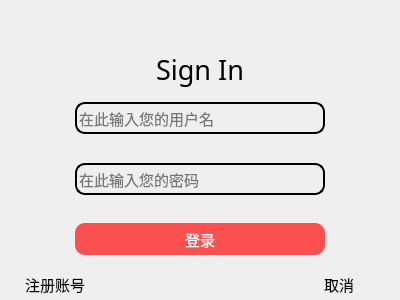
<?xml version="1.0" encoding="UTF-8"?>
<ui version="4.0">
 <class>LoginDialog</class>
 <widget class="QDialog" name="LoginDialog">
  <property name="geometry">
   <rect>
    <x>0</x>
    <y>0</y>
    <width>400</width>
    <height>300</height>
   </rect>
  </property>
  <property name="minimumSize">
   <size>
    <width>400</width>
    <height>300</height>
   </size>
  </property>
  <property name="maximumSize">
   <size>
    <width>400</width>
    <height>300</height>
   </size>
  </property>
  <property name="font">
   <font>
    <family>楷体</family>
    <pointsize>11</pointsize>
   </font>
  </property>
  <property name="windowTitle">
   <string>LivePlayer</string>
  </property>
  <property name="windowIcon">
   <iconset>
    <normaloff>Res/Player.ico</normaloff>Res/Player.ico</iconset>
  </property>
  <property name="styleSheet">
   <string notr="true"/>
  </property>
  <layout class="QGridLayout" name="gridLayout">
   <property name="leftMargin">
    <number>0</number>
   </property>
   <property name="topMargin">
    <number>0</number>
   </property>
   <property name="rightMargin">
    <number>0</number>
   </property>
   <property name="bottomMargin">
    <number>0</number>
   </property>
   <property name="spacing">
    <number>0</number>
   </property>
   <item row="3" column="0">
    <widget class="QWidget" name="widget_4" native="true">
     <layout class="QHBoxLayout" name="horizontalLayout_3">
      <item>
       <spacer name="horizontalSpacer_5">
        <property name="orientation">
         <enum>Qt::Horizontal</enum>
        </property>
        <property name="sizeHint" stdset="0">
         <size>
          <width>57</width>
          <height>20</height>
         </size>
        </property>
       </spacer>
      </item>
      <item>
       <widget class="QPushButton" name="btnLogin">
        <property name="minimumSize">
         <size>
          <width>250</width>
          <height>32</height>
         </size>
        </property>
        <property name="focusPolicy">
         <enum>Qt::NoFocus</enum>
        </property>
        <property name="styleSheet">
         <string notr="true">QPushButton
{color: rgb(255, 255, 255);
border-radius:10px;
background-color: rgba(255, 0, 0,170);
font: 11pt &quot;幼圆&quot;; 
}

QPushButton:hover
{color: rgb(255, 255, 255);
border-radius:10px;
background-color: rgba(0, 170, 0,170);
}

</string>
        </property>
        <property name="text">
         <string>登录</string>
        </property>
        <property name="autoDefault">
         <bool>false</bool>
        </property>
        <property name="flat">
         <bool>false</bool>
        </property>
       </widget>
      </item>
      <item>
       <spacer name="horizontalSpacer_6">
        <property name="orientation">
         <enum>Qt::Horizontal</enum>
        </property>
        <property name="sizeHint" stdset="0">
         <size>
          <width>57</width>
          <height>20</height>
         </size>
        </property>
       </spacer>
      </item>
     </layout>
    </widget>
   </item>
   <item row="2" column="0">
    <widget class="QWidget" name="widgetEdtPwd" native="true">
     <layout class="QHBoxLayout" name="horizontalLayout_2">
      <item>
       <spacer name="horizontalSpacer_3">
        <property name="orientation">
         <enum>Qt::Horizontal</enum>
        </property>
        <property name="sizeHint" stdset="0">
         <size>
          <width>57</width>
          <height>20</height>
         </size>
        </property>
       </spacer>
      </item>
      <item>
       <widget class="QLineEdit" name="edtPwd">
        <property name="minimumSize">
         <size>
          <width>250</width>
          <height>32</height>
         </size>
        </property>
        <property name="styleSheet">
         <string notr="true">QLineEdit
{
font: 9pt &quot;幼圆&quot;; 
background-color: rgba(255, 255, 255, 0);
border-radius:10px;
border:2px solid rgb(0,0,0);
}
QLineEdit[echoMode=&quot;2&quot;]{
    lineedit-password-character:9835;
}</string>
        </property>
        <property name="maxLength">
         <number>16</number>
        </property>
        <property name="echoMode">
         <enum>QLineEdit::Password</enum>
        </property>
        <property name="placeholderText">
         <string>在此输入您的密码</string>
        </property>
       </widget>
      </item>
      <item>
       <spacer name="horizontalSpacer_4">
        <property name="orientation">
         <enum>Qt::Horizontal</enum>
        </property>
        <property name="sizeHint" stdset="0">
         <size>
          <width>57</width>
          <height>20</height>
         </size>
        </property>
       </spacer>
      </item>
     </layout>
    </widget>
   </item>
   <item row="1" column="0">
    <widget class="QWidget" name="widgetEdtAcc" native="true">
     <layout class="QHBoxLayout" name="horizontalLayout">
      <item>
       <spacer name="horizontalSpacer">
        <property name="orientation">
         <enum>Qt::Horizontal</enum>
        </property>
        <property name="sizeHint" stdset="0">
         <size>
          <width>57</width>
          <height>20</height>
         </size>
        </property>
       </spacer>
      </item>
      <item>
       <widget class="QLineEdit" name="edtAcc">
        <property name="minimumSize">
         <size>
          <width>250</width>
          <height>32</height>
         </size>
        </property>
        <property name="styleSheet">
         <string notr="true">QLineEdit
{
font: 9pt &quot;幼圆&quot;; 
background-color: rgba(255, 255, 255, 0);
border-radius:10px;
border:2px solid rgb(0,0,0);
}</string>
        </property>
        <property name="maxLength">
         <number>16</number>
        </property>
        <property name="placeholderText">
         <string>在此输入您的用户名</string>
        </property>
       </widget>
      </item>
      <item>
       <spacer name="horizontalSpacer_2">
        <property name="orientation">
         <enum>Qt::Horizontal</enum>
        </property>
        <property name="sizeHint" stdset="0">
         <size>
          <width>57</width>
          <height>20</height>
         </size>
        </property>
       </spacer>
      </item>
     </layout>
    </widget>
   </item>
   <item row="0" column="0">
    <widget class="QWidget" name="widgetTitle" native="true">
     <layout class="QHBoxLayout" name="horizontalLayout_5">
      <property name="leftMargin">
       <number>0</number>
      </property>
      <property name="topMargin">
       <number>0</number>
      </property>
      <property name="rightMargin">
       <number>0</number>
      </property>
      <property name="bottomMargin">
       <number>0</number>
      </property>
      <item>
       <widget class="QLabel" name="labTitle">
        <property name="minimumSize">
         <size>
          <width>0</width>
          <height>88</height>
         </size>
        </property>
        <property name="font">
         <font>
          <family>Segoe Script</family>
          <pointsize>20</pointsize>
          <weight>50</weight>
          <italic>false</italic>
          <bold>false</bold>
         </font>
        </property>
        <property name="styleSheet">
         <string notr="true"/>
        </property>
        <property name="text">
         <string>Sign In</string>
        </property>
        <property name="alignment">
         <set>Qt::AlignBottom|Qt::AlignHCenter</set>
        </property>
       </widget>
      </item>
     </layout>
    </widget>
   </item>
   <item row="4" column="0">
    <widget class="QWidget" name="widget_5" native="true">
     <property name="maximumSize">
      <size>
       <width>16777215</width>
       <height>30</height>
      </size>
     </property>
     <layout class="QHBoxLayout" name="horizontalLayout_4">
      <property name="leftMargin">
       <number>5</number>
      </property>
      <property name="topMargin">
       <number>0</number>
      </property>
      <property name="rightMargin">
       <number>5</number>
      </property>
      <property name="bottomMargin">
       <number>0</number>
      </property>
      <item>
       <spacer name="horizontalSpacer_8">
        <property name="orientation">
         <enum>Qt::Horizontal</enum>
        </property>
        <property name="sizeHint" stdset="0">
         <size>
          <width>40</width>
          <height>20</height>
         </size>
        </property>
       </spacer>
      </item>
      <item>
       <widget class="QPushButton" name="btnToReg">
        <property name="focusPolicy">
         <enum>Qt::NoFocus</enum>
        </property>
        <property name="styleSheet">
         <string notr="true">QPushButton
{
color: rgb(0, 0, 0);
font: 9pt &quot;幼圆&quot;;
border-radius:10px;
background-color:rgba(255,255,255,0);
}
QPushButton:hover
{
color: rgb(0, 170, 0);
border-radius:10px;
background-color:rgba(255,255,255,0);
}
</string>
        </property>
        <property name="text">
         <string>注册账号</string>
        </property>
        <property name="autoDefault">
         <bool>false</bool>
        </property>
        <property name="flat">
         <bool>true</bool>
        </property>
       </widget>
      </item>
      <item>
       <spacer name="horizontalSpacer_7">
        <property name="orientation">
         <enum>Qt::Horizontal</enum>
        </property>
        <property name="sizeHint" stdset="0">
         <size>
          <width>231</width>
          <height>20</height>
         </size>
        </property>
       </spacer>
      </item>
      <item>
       <widget class="QPushButton" name="btnCancle">
        <property name="minimumSize">
         <size>
          <width>72</width>
          <height>17</height>
         </size>
        </property>
        <property name="focusPolicy">
         <enum>Qt::NoFocus</enum>
        </property>
        <property name="styleSheet">
         <string notr="true">QPushButton
{
color: rgb(0, 0, 0);
font: 9pt &quot;幼圆&quot;;
border-radius:10px;
background-color:rgba(255,255,255,0);
}
QPushButton:hover
{
color: rgb(0, 170, 0);
border-radius:10px;
background-color:rgba(255,255,255,0);
}
</string>
        </property>
        <property name="text">
         <string>取消</string>
        </property>
        <property name="autoDefault">
         <bool>false</bool>
        </property>
        <property name="flat">
         <bool>true</bool>
        </property>
       </widget>
      </item>
      <item>
       <spacer name="horizontalSpacer_9">
        <property name="orientation">
         <enum>Qt::Horizontal</enum>
        </property>
        <property name="sizeHint" stdset="0">
         <size>
          <width>40</width>
          <height>20</height>
         </size>
        </property>
       </spacer>
      </item>
     </layout>
    </widget>
   </item>
  </layout>
 </widget>
 <tabstops>
  <tabstop>edtAcc</tabstop>
  <tabstop>edtPwd</tabstop>
  <tabstop>btnLogin</tabstop>
  <tabstop>btnToReg</tabstop>
  <tabstop>btnCancle</tabstop>
 </tabstops>
 <resources/>
 <connections/>
</ui>
